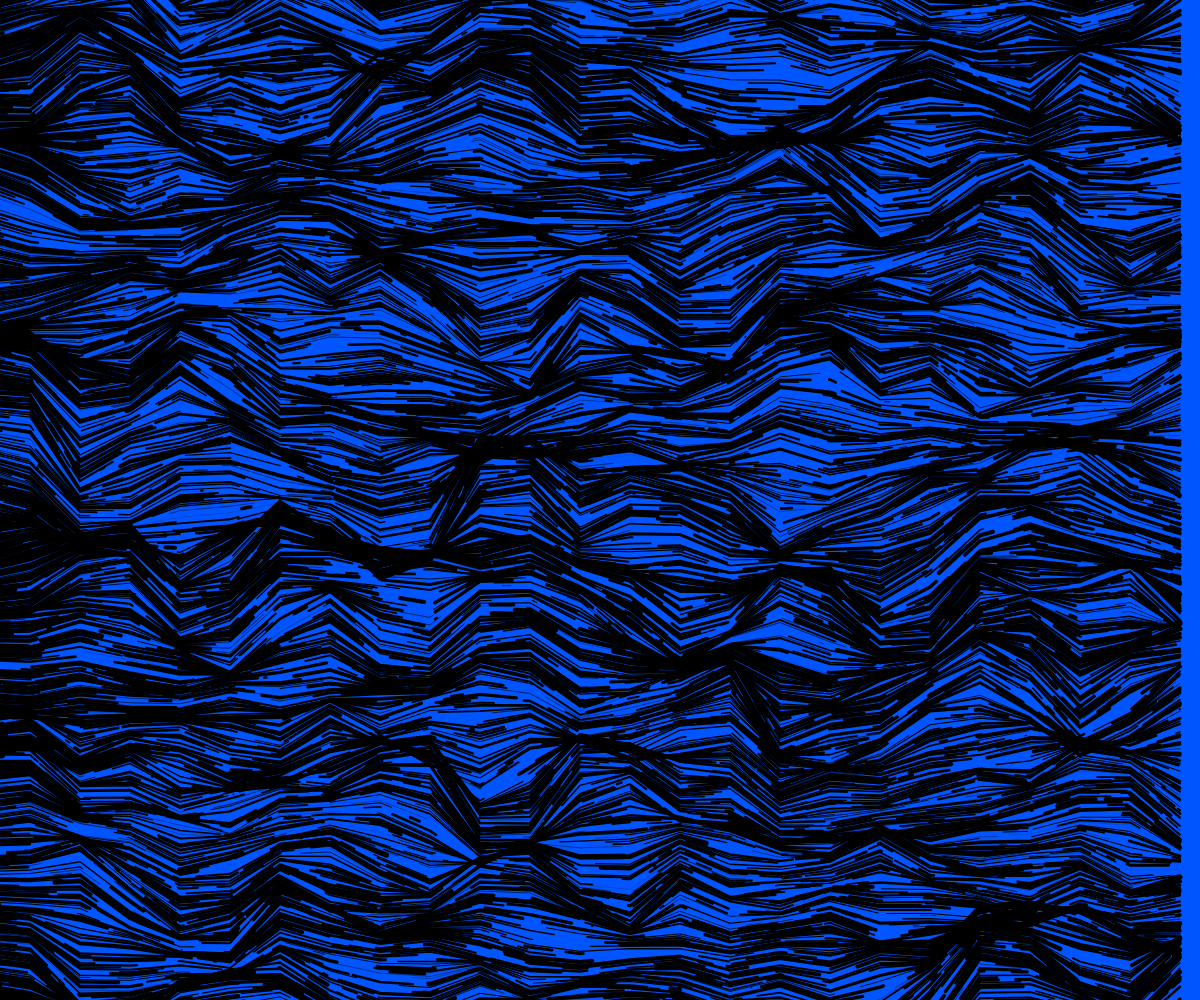
Frame 1 (no input)
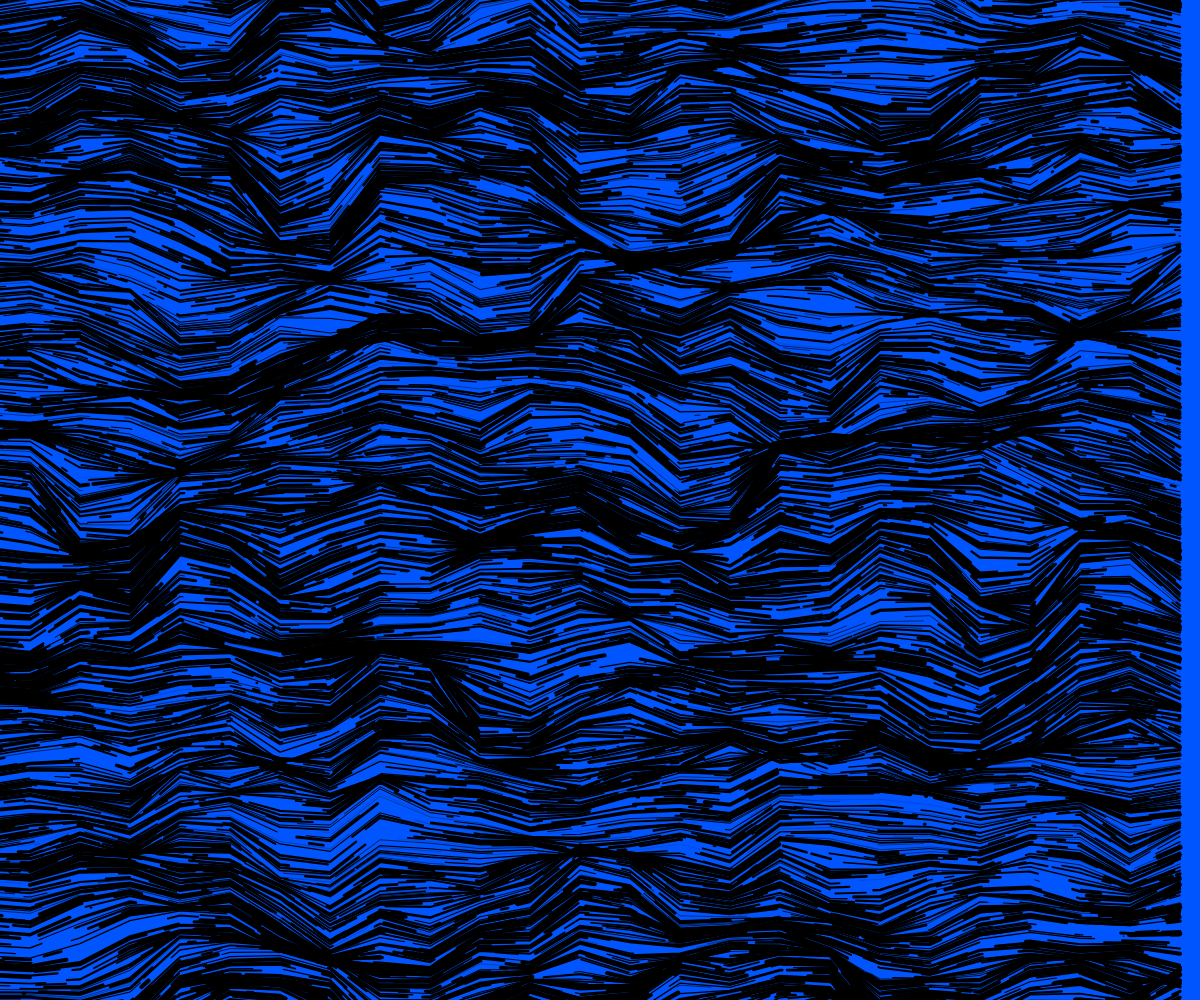
Frame 60 (no input)
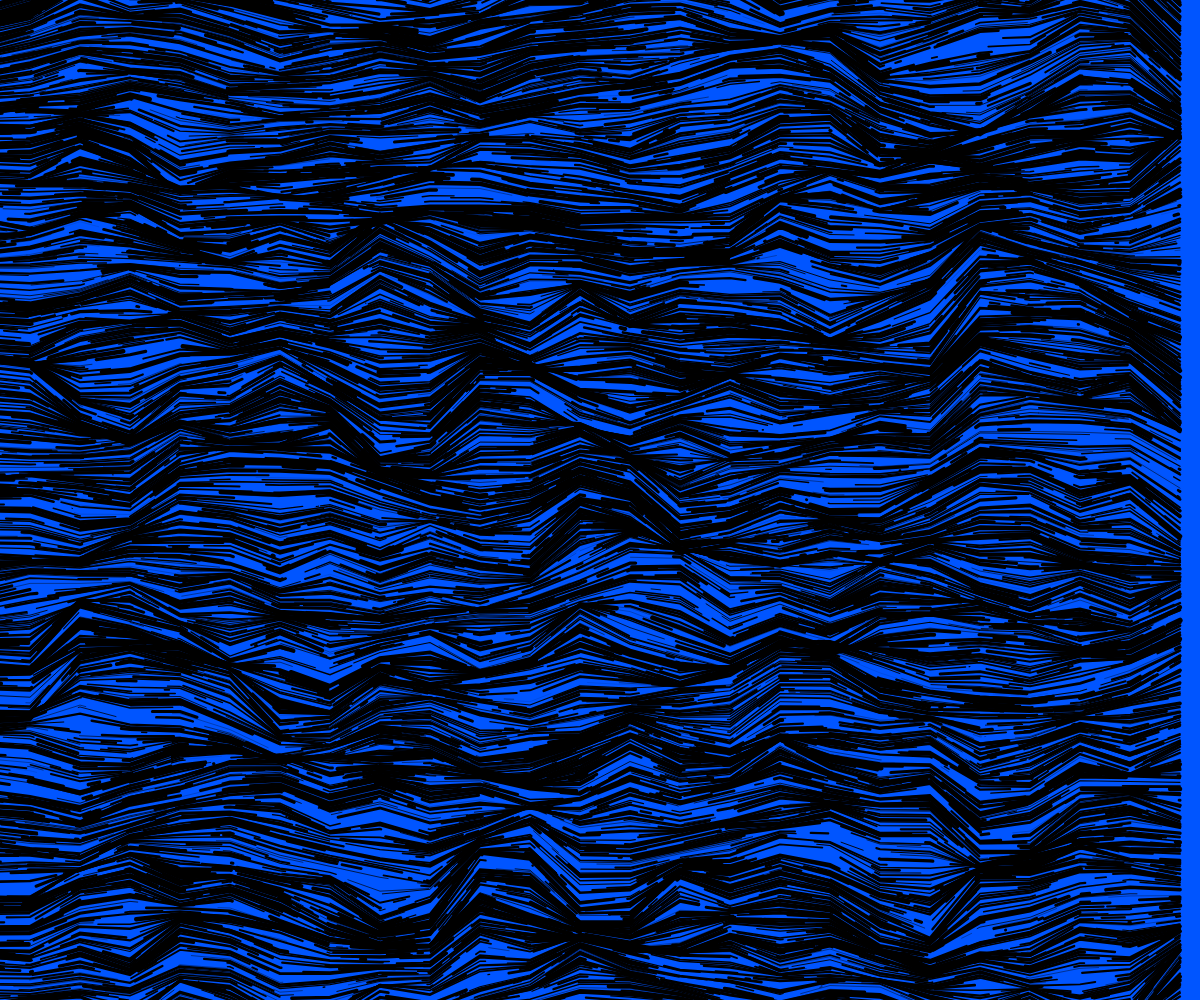
Frame 120 (the mouse pressed at the canvas centre since frame 60)

The p5.js sketch that drew these frames (run headless with seeded random() and noise() and a simulated clock; from frame 60 on, the mouse is pressed at the canvas centre):

// p5.js sketch
// ── sketch.js
function setup() {
	createCanvas(windowWidth, windowHeight);
    colorMode(HSB,200,100);
	//background(210);
  
}

function draw() {
	blendMode(BLEND);
     background(220,230,150);

	randomSeed(frameCount / 100);
	
	let yStep = 2;
	for (let y = -100; y < width + 100; y += yStep / 2) {
		let arr = [];
		for (let i = 0; i < 100; i++) {
			arr.push(abs(randomGaussian() * 130));
		}
		noFill();
		beginShape();
		drawingContext.setLineDash(arr);
		drawingContext.lineDashOffset = y * frameCount * 0.01;
		//strokeCap(SQUARE);
		//strokeJoin(MITER);
		strokeWeight(abs(randomGaussian() + yStep));
		for (let x = -20; x <= width; x += 50) {
			let pny = (y - yStep) + (noise(x / 100, (y - yStep) / 100, frameCount / 50) - 0.5) * 2 * 100;
			let ny = y + (noise(x / 100, y / -100, frameCount / 30) - 0.3) * 2 * 100;

			ny = min(pny, ny);
			vertex(x, ny);
		}
		endShape();
	}

	// noLoop();
}
